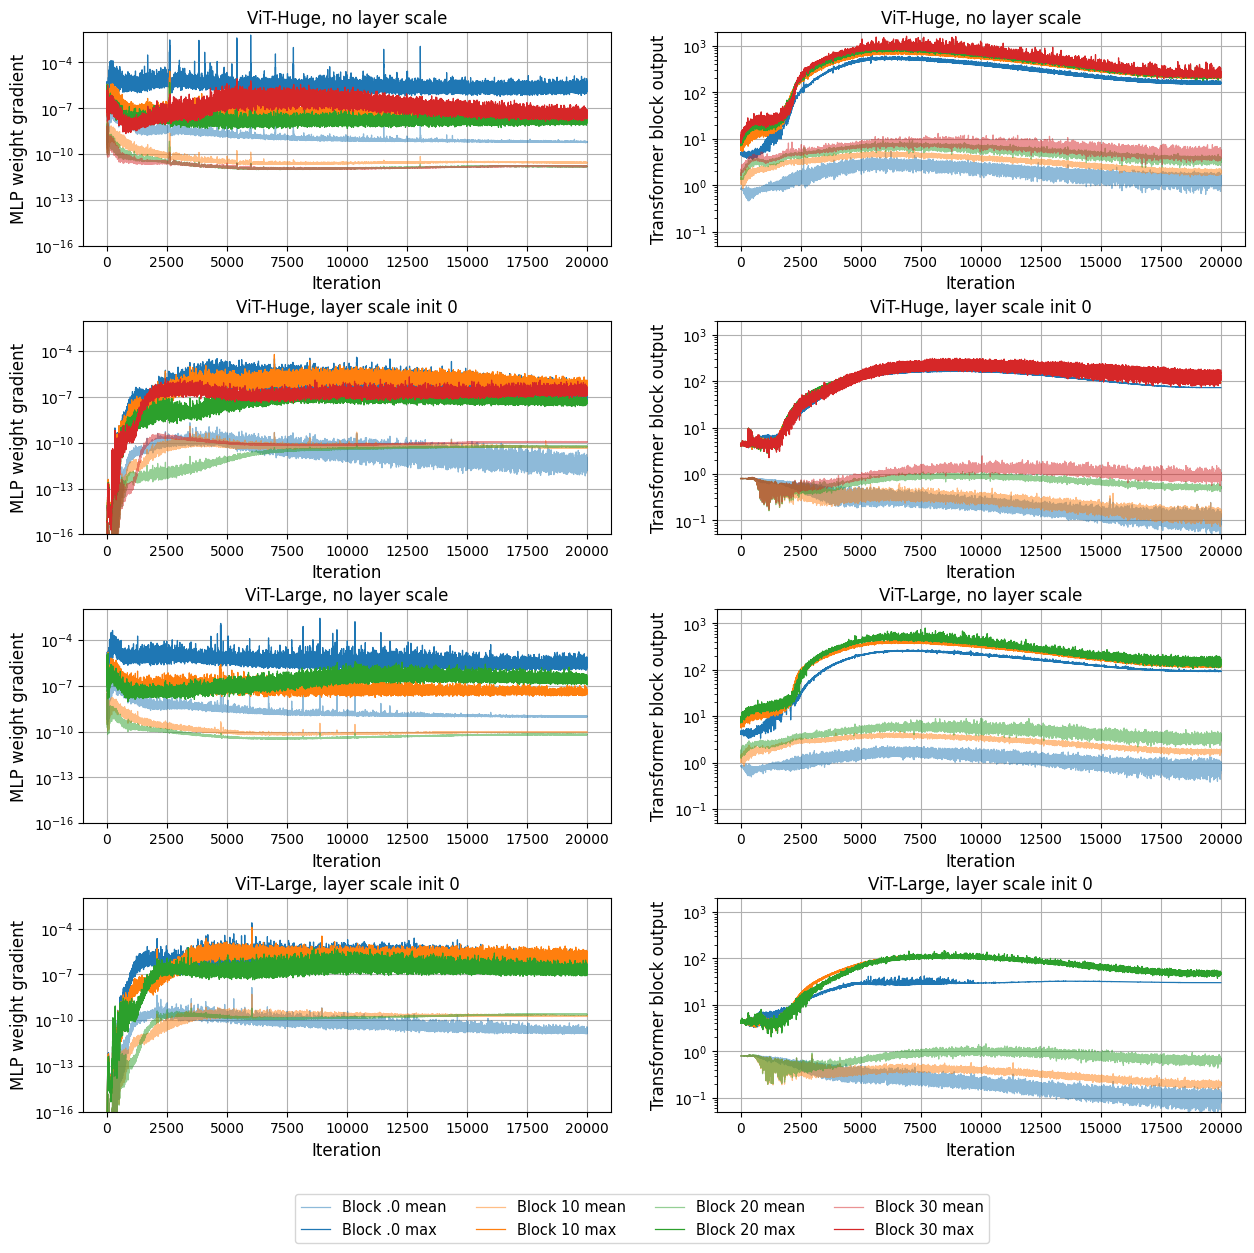

The Python source for this figure:
import matplotlib.pyplot as plt
import pandas as pd
import numpy as np
import os

import matplotlib.gridspec as gridspec
from mpl_toolkits.axes_grid1.inset_locator import zoomed_inset_axes, mark_inset
from mpl_toolkits.axes_grid1.anchored_artists import AnchoredSizeBar

# from mpl_toolkits.axes_grid1.inset_locator import zoomed_inset_axes, mark_inset
# from mpl_toolkits.axes_grid1.anchored_artists import AnchoredSizeBar



#plt.rcParams['font.family'] = 'STIXGeneral'

cmap=plt.get_cmap('cool')
def get_metrics(filename):
    if not os.path.exists(filename):
        return 1./1000
    f = open(filename, "r")
    c = f.read()
    good =[l for l in c.split("\n") if "imagenet-zero" in l]
    if len(good) != 1:
        return 100 * 1./1000
    top5 = float(good[0].split("\t")[1].split(" ")[-1])
    top1 = float(good[0].split("\t")[0].split(" ")[-1])
    return 100 * top1

def proc(df, lim=-1):
    df.drop(df[df[0] == 0].index[1:], axis=0, inplace=True)
    df.drop_duplicates(0, keep='last', inplace=True)
    if lim > 0:
        df = df[df[0] < lim]
    return df
if __name__ == '__main__':
    kernel_size = 40
    min_loss = 14
    max_scaler = 1
    log_level = 1  #+ len(modules)

    # NOTE: LOOK AT FEATURE STDDEV!

    #fig, axlist = plt.subplots(log_level, 2, figsize=(16, 5 * log_level))
    fig = plt.figure(figsize=(14, 4 * 3))#, layout='tight')
    gs = gridspec.GridSpec(4, 2)
    # if log_level == 1:
    #     axlist = [axlist]
    firsttime = True
    axlabels = []

    convert = {
        'B-32' : 'Base',
        'L-14' : 'Large',
        'H-14' : 'Huge',
    }

    for ii, mm in enumerate([
        'opt3/clipadamw-ViT-H-14-16384-2e-3-0.98-v0',
        'opt3/clipadamw-ViTls0-H-14-16384-2e-3-0.98-v0',
        'opt3/clipadamw-ViT-L-14-16384-2e-3-0.98-v0',
        'opt3/clipadamw-ViTls0-L-14-16384-2e-3-0.98-v0',
    ]):

        ax = fig.add_subplot(gs[ii, 0])
        ax.grid()
        #axins2 = zoomed_inset_axes(axlist[0], zoom=3, bbox_to_anchor=(1, 1))
        if ii == 0:
            ax.set_title('ViT-Huge, no layer scale')
        if ii == 1:
            ax.set_title('ViT-Huge, layer scale init 0')
        if ii == 2:
            ax.set_title('ViT-Large, no layer scale')
        if ii == 3:
            ax.set_title('ViT-Large, layer scale init 0')
        for k, (model, d) in enumerate([

            #('loss', 1),
            #('params-module.visual.transformer.resblocks.0.attn.in_proj_weight', 14),

            #('params-module.visual.conv1.weight', 14),
            #('params-module.visual.conv1.weight', 6),
            ('params-module.visual.transformer.resblocks.0.mlp.c_proj.weight', 6),
            ('params-module.visual.transformer.resblocks.10.mlp.c_proj.weight', 6),
            ('params-module.visual.transformer.resblocks.20.mlp.c_proj.weight', 6),
            ('params-module.visual.transformer.resblocks.30.mlp.c_proj.weight', 6),

        ]):

            for template, name, color, marker in [
                #('opt3/clipadamw-ViT-H-14-16384-2e-3-0.98-v1', 'gc', 'C6', -1),
                (mm, 'gc', 'C6', -1),

            ]:
                newtemp = template.format(model)
                fname = f'/fsx/home-mitchellw/experimetns/{newtemp}/data/0/{model}.csv'
                if not os.path.exists(fname):
                    print('ERROR', fname)
                    continue
                df = pd.read_csv(fname, names=list(range(25)))
                df = proc(df, -1)


                ax.set_yscale('log')

                tdf = df# df[(df[0] > l1) & (df[0] < l2)]

                # ax.plot(tdf.iloc[:, 0], tdf.iloc[:, 4], color=f'C{k}',label=name, linewidth=0.9, alpha=0.5)#, marker='o')#, alpha=0.5)#, label='beta2 = 0.99' if j ==0 else 'beta2 = 0.9')#, alpha=0.3)#, label=name)# alpha=0.5,
                # ax.plot(tdf.iloc[:, 0], tdf.iloc[:, 6], color=f'C{k}',alpha=1, label=name, linewidth=0.9)#, marker='o')#, alpha=0.5)#, label='beta2 = 0.99' if j ==0 else 'beta2 = 0.9')#, alpha=0.3)#, label=name)# alpha=0.5,


                kernel_size = 40
                kernel = np.ones(kernel_size) / kernel_size
                data_convolved = np.convolve(np.sqrt(tdf.iloc[:, 6]), kernel, mode='same')
                data_convolved = data_convolved[kernel_size:-kernel_size]
                ax.plot(tdf.iloc[:, 0][kernel_size:-kernel_size], data_convolved, color=f'C{k}', alpha=1, linewidth=2, label=f'Block {model[-2:]} max')



                kernel = np.ones(kernel_size) / kernel_size
                data_convolved = np.convolve(np.sqrt(tdf.iloc[:, 4]), kernel, mode='same')
                data_convolved = data_convolved[kernel_size:-kernel_size]
                ax.plot(tdf.iloc[:, 0][kernel_size:-kernel_size], data_convolved, color=f'C{k}', linewidth=2, label=f'Block {model[-2:]} mean', alpha=0.4)


            ax.set_ylim([1e-9, 2e-2])
            ax.set_ylabel('MLP weight gradient', fontsize=12)
            ax.set_xlabel('Iteration', fontsize=12)


        ax = fig.add_subplot(gs[ii, 1])
        if ii == 0:
            ax.set_title('ViT-Huge, no layer scale')
        if ii == 1:
            ax.set_title('ViT-Huge, layer scale init 0')
        if ii == 2:
            ax.set_title('ViT-Large, no layer scale')
        if ii == 3:
            ax.set_title('ViT-Large, layer scale init 0')
        ax.grid()
        #axins2 = zoomed_inset_axes(axlist[0], zoom=3, bbox_to_anchor=(1, 1))
        for k, (model, d) in enumerate([

            #('loss', 1),
            #('params-module.visual.transformer.resblocks.0.attn.in_proj_weight', 14),

            #('params-module.visual.conv1.weight', 14),
            ('features2-module.visual.transformer.resblocks.0', 3),
            ('features2-module.visual.transformer.resblocks.10', 3),
            ('features2-module.visual.transformer.resblocks.20', 3),
            ('features2-module.visual.transformer.resblocks.30', 3),

        ]):

            for template, name, color, marker in [
                #('opt3/clipadamw-ViT-H-14-16384-2e-3-0.98-v1', 'gc', 'C6', -1),
                (mm, 'gc', 'C6', -1),
            ]:
                newtemp = template.format(model)
                fname = f'/fsx/home-mitchellw/experimetns/{newtemp}/data/0/{model}.csv'
                if not os.path.exists(fname):
                    print('ERROR', fname)
                    continue
                df = pd.read_csv(fname, names=list(range(4)))
                df = proc(df, -1)


                ax.set_yscale('log')

                tdf = df# df[(df[0] > l1) & (df[0] < l2)]

                # ax.plot(tdf.iloc[:, 0], tdf.iloc[:, 2], color=f'C{k}', linewidth=0.9, alpha=0.5, label=f'Block {model[-2:]} mean') 
                # ax.plot(tdf.iloc[:, 0], tdf.iloc[:, 3], color=f'C{k}', alpha=1, linewidth=0.9, label=f'Block {model[-2:]} max')


                kernel_size = 40
                kernel = np.ones(kernel_size) / kernel_size
                data_convolved = np.convolve(tdf.iloc[:, 3], kernel, mode='same')
                data_convolved = data_convolved[kernel_size:-kernel_size]
                ax.plot(tdf.iloc[:, 0][kernel_size:-kernel_size], data_convolved, color=f'C{k}', alpha=1, linewidth=2, label=f'Block {model[-2:]} max')



                kernel = np.ones(kernel_size) / kernel_size
                data_convolved = np.convolve(tdf.iloc[:, 2], kernel, mode='same')
                data_convolved = data_convolved[kernel_size:-kernel_size]
                ax.plot(tdf.iloc[:, 0][kernel_size:-kernel_size], data_convolved, color=f'C{k}', linewidth=2, label=f'Block {model[-2:]} mean', alpha=0.4)




            ax.set_ylim([0.05, 2000])
            ax.set_xlabel('Iteration', fontsize=12)
            ax.set_ylabel('Transformer block output', fontsize=12)

            if firsttime:
                myax = ax
                firsttime = False




                


        # if k == 1:
        #     ax.set_xlabel('    Iteration', fontsize=11)
        #     ax.set_yticks([1,2,3,4])
        #     ax.set_yticklabels(['1', '2', '3', '4'])
        # if model == 'loss':
        #     ax.set_ylabel('Loss', fontsize=11)
        # elif model == 'amp':
        #     ax.set_yscale('log', base=2)
        #     ax.set_ylabel('Grad scaler', fontsize=11)
        # elif d == 6:
        #     ax.set_ylabel('Grad absmax', fontsize=11)
        #     ax.set_title(model.replace('params-module.', ''), fontsize=9, loc='left', y=1.1, pad=-20, x = 0.01)

        # elif d == 14:
        #     ax.set_ylabel('RMS', fontsize=11)
        #     ax.set_title(model.replace('params-module.', ''), fontsize=9, loc='left', y=1.1, pad=-20, x = 0.01)

        # elif d == 3:
        #     ax.set_ylabel('Feature max', fontsize=11)
        #     ax.set_title(model.replace('features2-module.', ''), fontsize=9, loc='left', y=1.1, pad=-20, x = 0.01)

        # ax.tick_params(axis='x', labelsize=10)
        # ax.tick_params(axis='y', labelsize=10)
        # ax.grid()
    import matplotlib.lines as mlines

    # red_dashed_line = mlines.Line2D([], [], color='red', linestyle='--', label='RMS spike in embedding layer which preceeds loss spike')

    # grey_dashed_line = mlines.Line2D([], [], color='grey', linestyle='--', label='Inf gradient causing grad scaler decrease')

    # Add the custom legend to the plot
    #ax.legend(handles=[red_dashed_line, grey_dashed_line], bbox_to_anchor=(0.5, -0.27), ncol=2,fontsize=10.5)

    # red_dashed_line = mlines.Line2D([], [], color='C9', linestyle='--', label='RMS spike preceeding loss spike')
    # red_dashed_line1 = mlines.Line2D([], [], color='C6', linestyle='-', label='beta2 = 0.98')
    # red_dashed_line2 = mlines.Line2D([], [], color='gray', linestyle='-', label='beta2 = 0.9')
    #ax.legend(handles=[red_dashed_line, red_dashed_line1, red_dashed_line2], bbox_to_anchor=(0.5025, 0.85), ncol=3,fontsize=10)
    myax.legend( bbox_to_anchor=(0.53, -4.4), ncol=4,fontsize=10.5)

    fig.subplots_adjust(
        top=0.95, left=0.07, right=0.9, bottom=0.05, wspace=0.2, hspace=0.35
    )

    plt.savefig('/admin/home-mitchellw/forks/open_clip_fork/plots/paper3/compare_amp_2.pdf', bbox_inches='tight')
